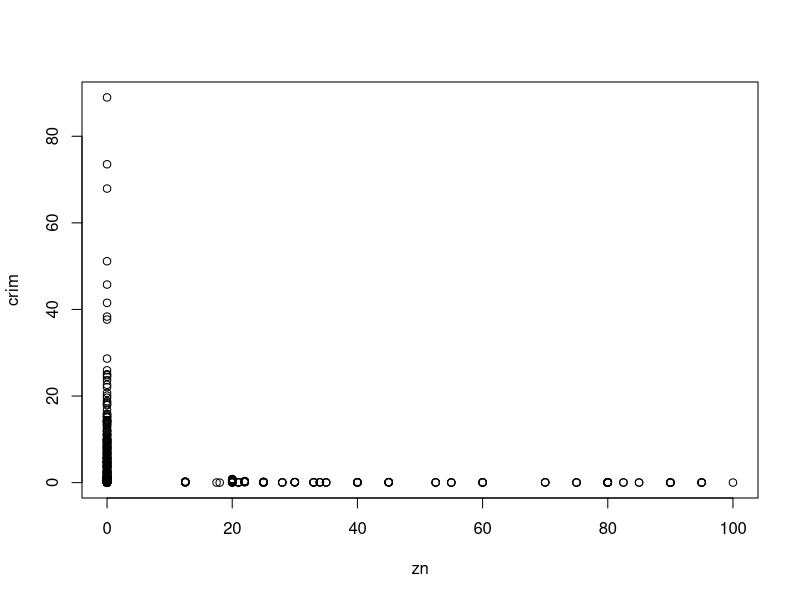
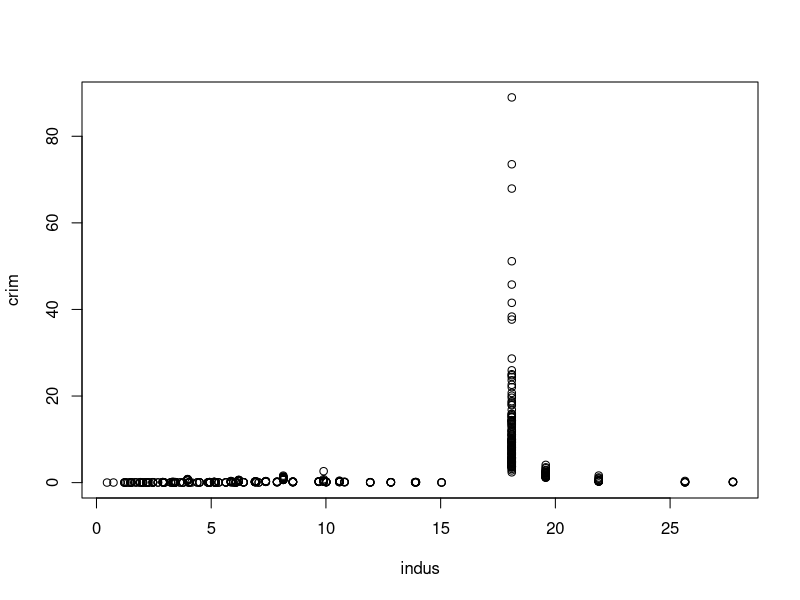
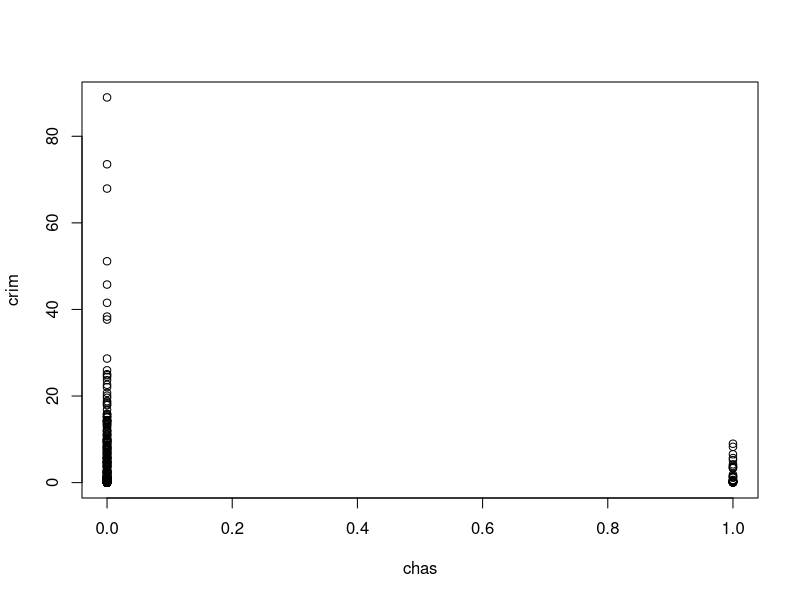
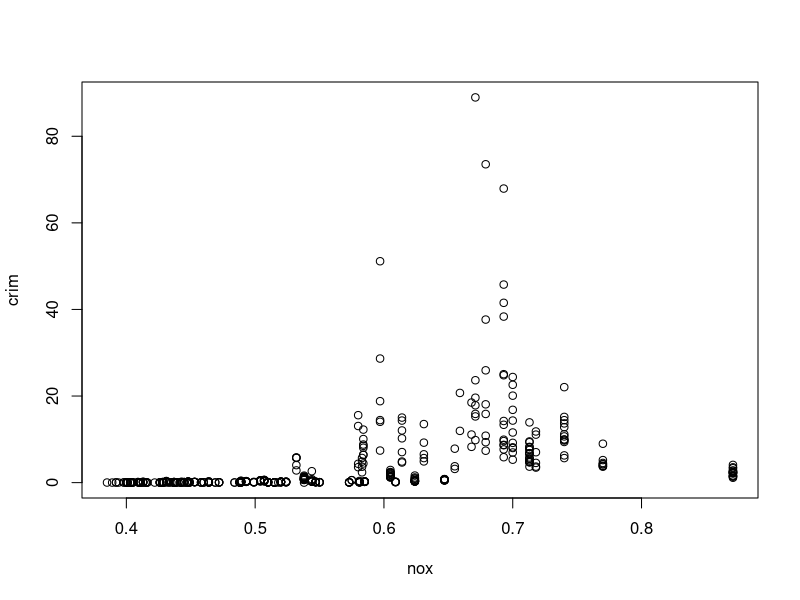
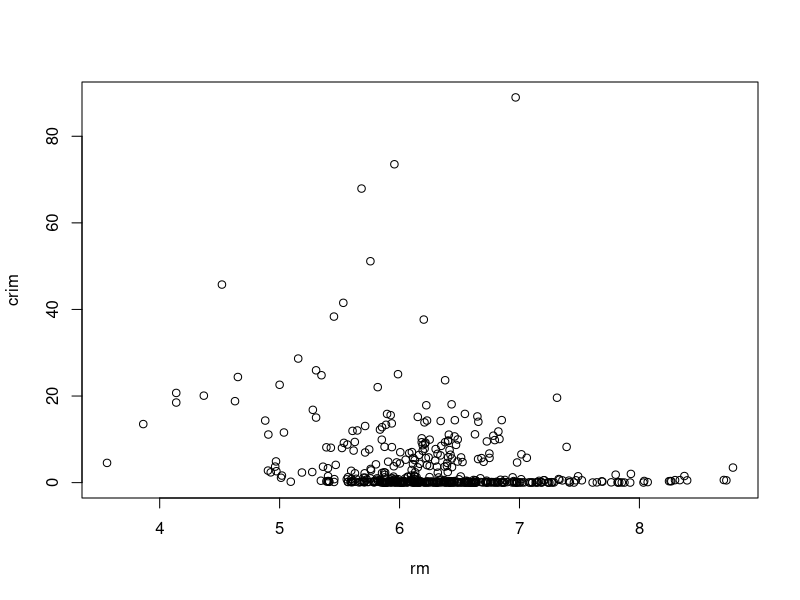
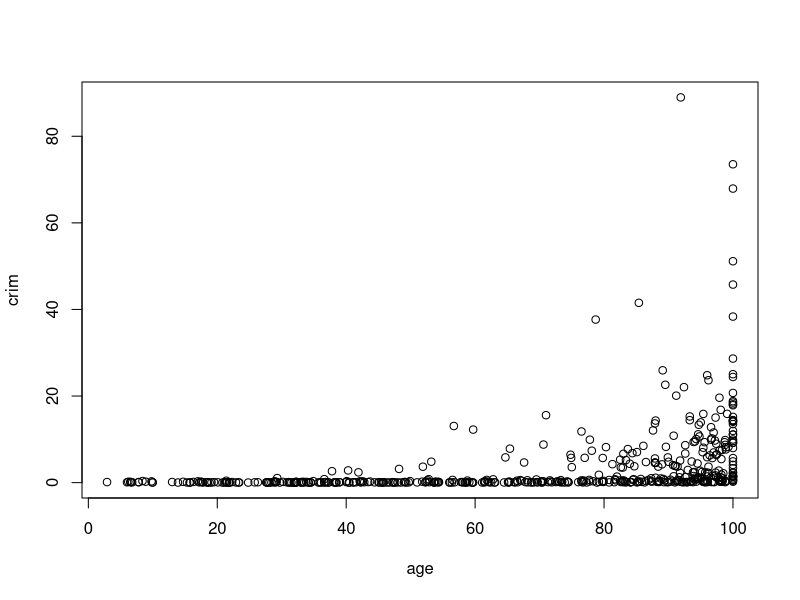
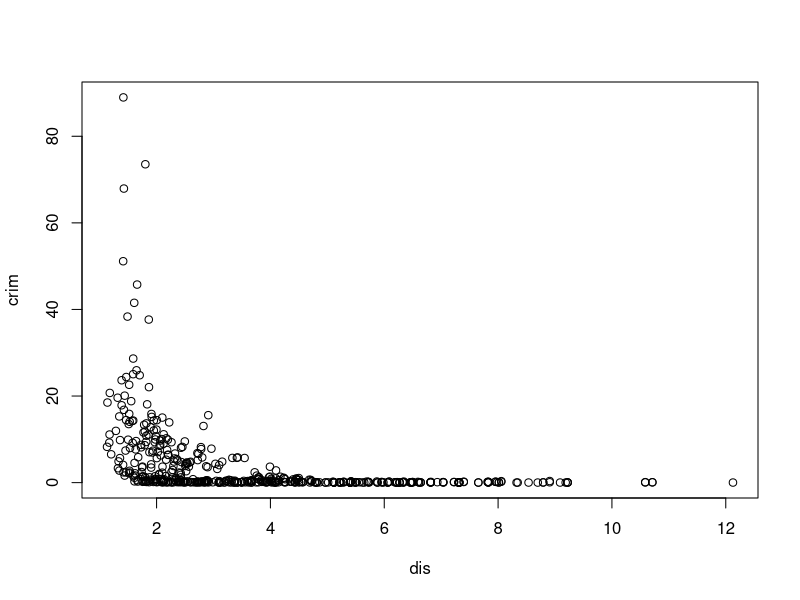
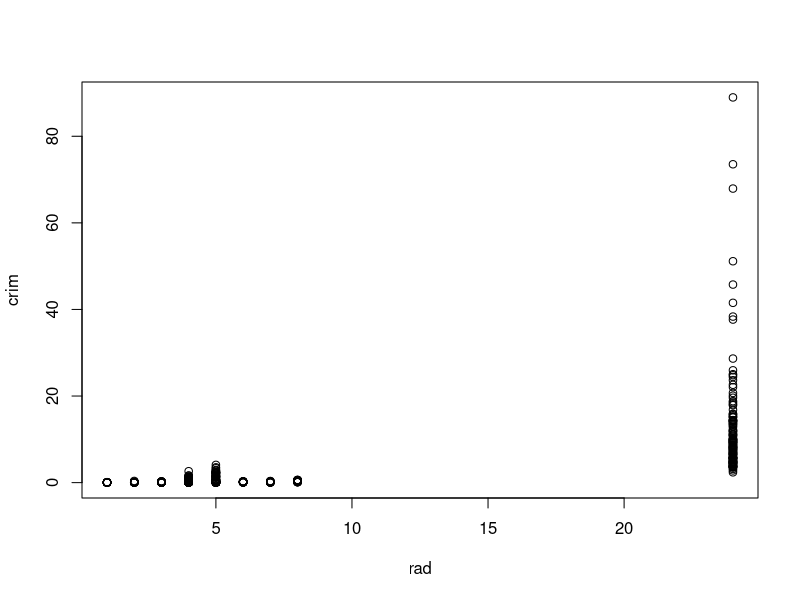

Generate these figures, in order, with R:


library(MASS)

st <- Boston


# a)

summary(lm(crim ~ zn, data = st) )
summary(lm(crim ~ indus, data = st))
summary(lm(crim ~ chas, data = st))
summary(lm(crim ~ nox, data = st))
summary(lm(crim ~ rm, data = st))
summary(lm(crim ~ age, data = st))
summary(lm(crim ~ dis, data = st))
summary(lm(crim ~ rad, data = st))
summary(lm(crim ~ tax, data =st))
summary(lm(crim ~ ptratio, data = st))
summary(lm(crim ~ black, data = st))
summary(lm(crim ~ lstat, data = st))
summary(lm(crim ~ medv, data = st))
plot(crim ~ . - crim, data = st)


# b)

summary(lm(crim ~ . - crim, data = st))




# c)
coff <- lm(crim ~ zn, data = st)$coefficients[2]
coff<- append(coff, lm(crim ~ indus, data = st)$coefficients[2])
coff <- append(coff, lm(crim ~ chas, data = st)$coefficients[2])
coff <- append(coff, lm(crim ~ nox, data = st)$coefficients[2])
coff <- append(coff, lm(crim ~ rm, data = st)$coefficients[2])
coff <- append(coff, lm(crim ~ age, data = st)$coefficients[2])
coff <- append(coff, lm(crim ~ dis, data = st)$coefficients[2])
coff <- append(coff, lm(crim ~ rad, data = st)$coefficients[2])
coff <- append(coff, lm(crim ~ tax, data = st)$coefficients[2])
coff <- append(coff, lm(crim ~ ptratio, data = st)$coefficients[2])
coff <- append(coff, lm(crim ~ black, data = st)$coefficients[2])
coff <- append(coff, lm(crim ~ lstat, data = st)$coefficients[2])
coff <- append(coff, lm(crim ~ medv, data = st)$coefficients[2])
coffss <- (lm(crim ~ . - crim, data = st))

coffss$coefficients[2:14]

plot(coff, coffss$coefficients[2:14], main = "Univariate vs. Multiple Regression Coefficients", xlab = "Univariate", ylab = "Multiple")


# d)

summary(lm(crim ~ poly(zn, 3, raw=TRUE), data = st ))
summary(lm(crim ~ poly(indus, 3, raw=TRUE), data = st ))
summary(lm(crim ~ poly(chas, 3, raw=TRUE), data = st ))
summary(lm(crim ~ poly(nox, 3, raw=TRUE), data = st ))
summary(lm(crim ~ poly(rm, 3, raw=TRUE), data = st ))
summary(lm(crim ~ poly(age, 3, raw=TRUE), data = st ))
summary(lm(crim ~ poly(dis, 3, raw=TRUE), data = st ))
summary(lm(crim ~ poly(rad, 3, raw=TRUE), data = st ))
summary(lm(crim ~ poly(tax, 3, raw=TRUE), data = st ))
summary(lm(crim ~ poly(ptratio, 3, raw=TRUE), data = st ))
summary(lm(crim ~ poly(black, 3, raw=TRUE), data = st ))
summary(lm(crim ~ poly(lstat, 3, raw=TRUE), data = st ))
summary(lm(crim ~ poly(medv, 3, raw=TRUE), data = st ))









